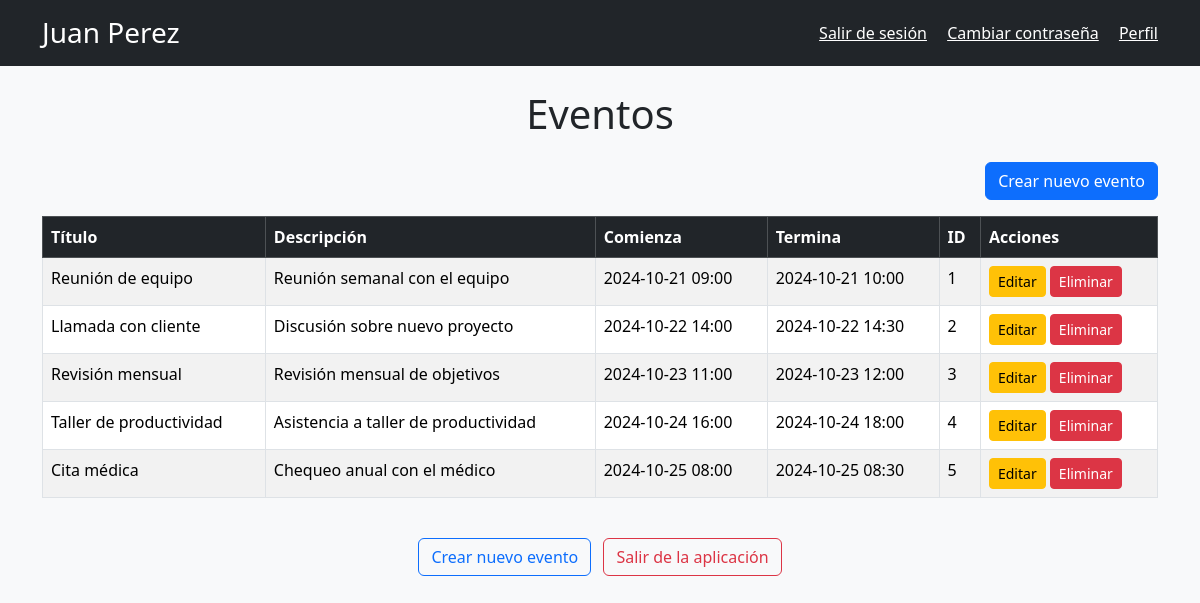
The app's page /events.php (signed in) with its own data.
### tables this page shows
CREATE TABLE users (id INTEGER PRIMARY KEY AUTOINCREMENT,
                                                            email TEXT UNIQUE,
                                                            password TEXT,
                                                            first_name TEXT,
                                                            last_name TEXT,
                                                            birth_date TEXT,
                                                            about TEXT);

CREATE TABLE events (id INTEGER PRIMARY KEY AUTOINCREMENT,
                                                            user_id INTEGER,
                                                            title TEXT,
                                                            description TEXT,
                                                            start_date TEXT,
                                                            end_date TEXT,
                                                            FOREIGN KEY(user_id) REFERENCES users(id));

### db.php (called while the page is built)
<?php
require_once __DIR__ . "/data-access/CalendarDataAccess.php";
require_once __DIR__ . "/entities/User.php";
require_once __DIR__ . "/entities/Event.php";
$dbFile = __DIR__ . "/data-access/calendario.db";
$calendarDataAccess = new CalendarDataAccess($dbFile);

### data-access/CalendarDataAccess.php (called while the page is built, shortened)
<?php
require_once __DIR__ . "/../entities/User.php";
require_once __DIR__ . "/../entities/Event.php";
class CalendarDataAccess
{
    private $pdo;
    public function __construct($dbFile)
    {
        $this->pdo = new PDO("sqlite:" . $dbFile);
        $this->pdo->setAttribute(PDO::ATTR_ERRMODE, PDO::ERRMODE_EXCEPTION);
        $this->createInitialDataIfTablesEmpty();
    }
    private function createTables(): void
    {
        $this->pdo->exec("CREATE TABLE IF NOT EXISTS users (id INTEGER PRIMARY KEY AUTOINCREMENT,
                                                            email TEXT UNIQUE,
                                                            password TEXT,
                                                            first_name TEXT,
                                                            last_name TEXT,
                                                            birth_date TEXT,
                                                            about TEXT)");
        $this->pdo->exec("CREATE TABLE IF NOT EXISTS events (id INTEGER PRIMARY KEY AUTOINCREMENT,
                                                            user_id INTEGER,
                                                            title TEXT,
                                                            description TEXT,
                                                            start_date TEXT,
                                                            end_date TEXT,
                                                            FOREIGN KEY(user_id) REFERENCES users(id))");
    }
    private function createInitialDataIfTablesEmpty(): void
    {
        if ($this->isUsersTableEmpty()) {
            $this->createInitialUsers();
        }
        if ($this->isEventsTableEmpty()) {
            $this->createInitialEvents();
        }
    }
    private function isUsersTableEmpty(): bool
    {
        $stmt = $this->pdo->query("SELECT COUNT(1) as count FROM users");
        $result = $stmt->fetch(PDO::FETCH_ASSOC);
        return $result['count'] == 0;
    }
    private function isEventsTableEmpty(): bool
    {
        $stmt = $this->pdo->query("SELECT COUNT(1) as count FROM events");
        $result = $stmt->fetch(PDO::FETCH_ASSOC);
        return $result['count'] == 0;
    }
    public function getUserById(int $userId): ?User
    {
        $stmt = $this->pdo->prepare("SELECT * FROM users WHERE id = :id");
        $stmt->execute([':id' => $userId]);
        $result = $stmt->fetch(PDO::FETCH_ASSOC);
        if ($result) {
            $user = new User(
                $result['email'],
                $result['password'],
                $result['first_name'],
                $result['last_name'],
                $result['birth_date'],
                $result['about'],
                $result['id']
            );
            return $user;
        } else {
            return null;
        }
    }
    public function getEventsByUserId(int $userId): array
    {
        $stmt = $this->pdo->prepare("SELECT * FROM events WHERE user_id = :user_id ORDER BY start_date ASC");
        $stmt->bindValue(':user_id', $userId);
        $stmt->execute();
        $results = $stmt->fetchAll(PDO::FETCH_ASSOC);
        $events = [];
        foreach ($results as $row) {
            $event = new Event(
                $row['user_id'],
                $row['title'],
                $row['description'],
                $row['start_date'],
                $row['end_date'],
                $row['id']
            );
            $events[] = $event;
        }
        return $events;
    }
}

### entities/User.php (called while the page is built, shortened)
<?php
class User
{
    private $firstName;
    private $lastName;
    public function getFirstName()
    {
        return $this->firstName;
    }
    public function getLastName()
    {
        return $this->lastName;
    }
    public function setFirstName($firstName)
    {
        $this->firstName = $firstName;
    }
    public function setLastName($lastName)
    {
        $this->lastName = $lastName;
    }
}

### entities/Event.php (called while the page is built, shortened)
<?php
class Event
{
    private $id;
    private $title;
    private $description;
    private $startDate;
    private $endDate;
    public function __construct($userId, $title, $description, $startDate, $endDate, $id = null)
    {
        $this->id = $id;
    }
    public function getId()
    {
        return $this->id;
    }
    public function getTitle()
    {
        return $this->title;
    }
    public function getDescription()
    {
        return $this->description;
    }
    public function getStartDate()
    {
        return $this->startDate;
    }
    public function getEndDate()
    {
        return $this->endDate;
    }
    public function setTitle($title)
    {
        $this->title = $title;
    }
    public function setDescription($description)
    {
        $this->description = $description;
    }
    public function setStartDate($startDate)
    {
        $this->startDate = $startDate;
    }
    public function setEndDate($endDate)
    {
        $this->endDate = $endDate;
    }
}

### events.php (the view, shortened to what this page needs)
<?php
include_once __DIR__ . "/db.php";
?>
<!DOCTYPE html>
<html lang="en">
<head>
    <link rel="stylesheet" href="https://cdn.jsdelivr.net/npm/bootstrap@5.3.3/dist/css/bootstrap.min.css"
>
</head>
<body class="bg-light">
    <header class="p-3 bg-dark text-white mb-4">
        <div class="container d-flex justify-content-between align-items-center">
            <div>
                <?php
                $user = $calendarDataAccess->getUserById($_SESSION['user']);
                $name = htmlspecialchars($user->getFirstName());
                $lastname = htmlspecialchars($user->getLastName());
                ?>
                <h1 class="h3 mb-0"><?php echo "$name $lastname"; ?></h1>
            </div>
            <nav>
                <a href="logout.php" class="text-white me-3">Salir de sesión</a>
                <a href="#!" class="text-white me-3">Cambiar contraseña</a>
                <a href="#!" class="text-white">Perfil</a>
            </nav>
        </div>
    </header>
    <main class="container">
        <h1 class="mb-4 text-center">Eventos</h1>
        <div class="d-flex justify-content-end mb-3">
            <a href="new-event.php" class="btn btn-primary">Crear nuevo evento</a>
        </div>
        <?php
        $events = $calendarDataAccess->getEventsByUserId($_SESSION['user']);
        if (count($events) > 0):
        ?>
            <div class="table-responsive">
                <table class="table table-bordered table-striped">
                    <thead class="table-dark">
                        <tr>
                            <th>Título</th>
                            <th>Descripción</th>
                            <th>Comienza</th>
                            <th>Termina</th>
                            <th>ID</th>
                            <th>Acciones</th>
                        </tr>
                    </thead>
                    <tbody>
                        <?php
                        foreach ($events as $event):
                            $titulo = htmlspecialchars($event->getTitle());
                            $descrip = htmlspecialchars($event->getDescription());
                            $comienza = htmlspecialchars($event->getStartDate());
                            $termina = htmlspecialchars($event->getEndDate());
                            $id = htmlspecialchars($event->getId());
                        ?>
                            <tr>
                                <td><?php echo $titulo; ?></td>
                                <td><?php echo $descrip; ?></td>
                                <td><?php echo $comienza; ?></td>
                                <td><?php echo $termina; ?></td>
                                <td><?php echo $id; ?></td>
                                <td>
                                    <a href="#!" class="btn btn-sm btn-warning">Editar</a>
                                    <a href="delete-event.php?id=<?php echo $id; ?>" class="btn btn-sm btn-danger">Eliminar</a>
                                </td>
                            </tr>
                        <?php endforeach; ?>
                    </tbody>
                </table>
            </div>
        <?php else: ?>
            <p class="text-center">No tienes eventos registrados.</p>
        <?php endif; ?>
        <div class="mt-4 text-center">
            <a href="new-event.php" class="btn btn-outline-primary">Crear nuevo evento</a>
            <a href="logout.php" class="btn btn-outline-danger ms-2">Salir de la aplicación</a>
        </div>
    </main>
</body>
</html>

### records on screen
users: first_name "Juan", last_name "Perez"
events: title "Reunión de equipo", description "Reunión semanal con el equipo", start_date "2024-10-21 09:00", end_date "2024-10-21 10:00", id "1"
events: title "Llamada con cliente", description "Discusión sobre nuevo proyecto", start_date "2024-10-22 14:00", end_date "2024-10-22 14:30", id "2"
events: title "Revisión mensual", description "Revisión mensual de objetivos", start_date "2024-10-23 11:00", end_date "2024-10-23 12:00", id "3"
events: title "Taller de productividad", description "Asistencia a taller de productividad", start_date "2024-10-24 16:00", end_date "2024-10-24 18:00", id "4"
events: title "Cita médica", description "Chequeo anual con el médico", start_date "2024-10-25 08:00", end_date "2024-10-25 08:30", id "5"
